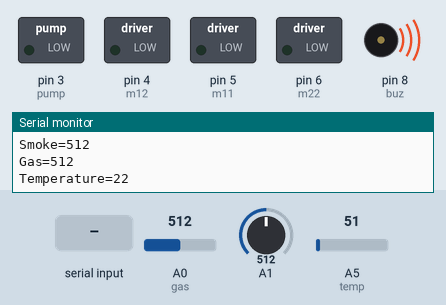
Recording of a sketch running on a simulated Arduino Uno, built with avr-gcc and run on an emulated ATmega328P. Shown: switched loads named in the sketch (green lamp = pin HIGH), buzzer (waves = sounding, pin HIGH), the last lines printed to the serial monitor. The test bench sets the inputs (shaded band); at power-on: A5 (temp) = 51, A0 (gas) = 512, A1 = 512.

Above: at 1.3 s.
1.4 s: A5 (temp) set to 118
4.9 s: A5 (temp) set to 140
At 5.8 s:
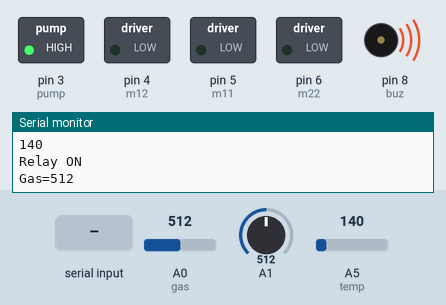
7.0 s: A0 (gas) set to 494
At 7.4 s:
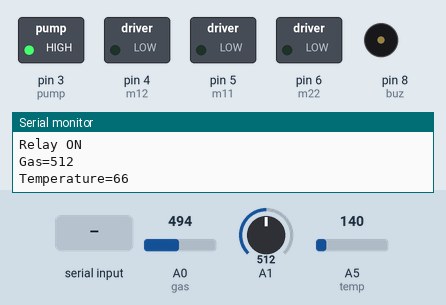
11.1 s: "f" received over Serial
At 12.8 s:
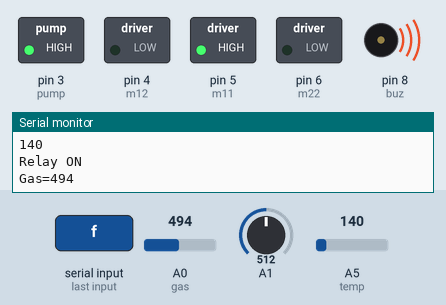
15.2 s: "b" received over Serial
At 16.9 s:
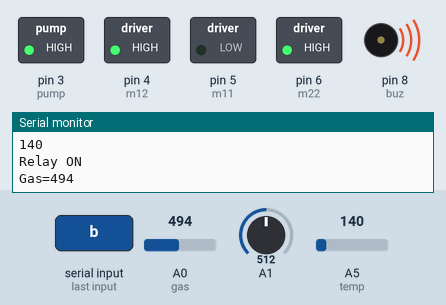
19.3 s: A0 (gas) set to 417
22.8 s: A0 (gas) set to 382
At 24.2 s:
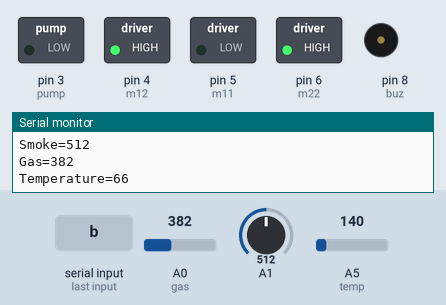
Timing chart, 0 to 25.8 s (numbered marks = the images above; inputs shaded):
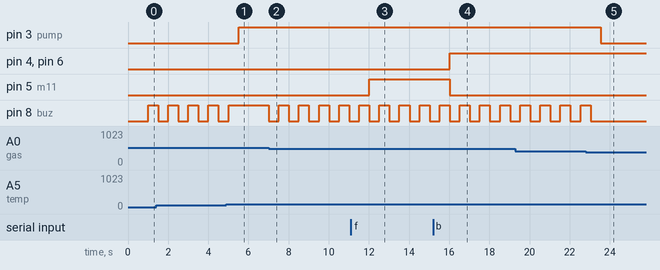

The sketch:

Fire_Fighting_Robot.ino
```cpp
int pump = 3;
int m11=5;
int m12=4;
int m21=7;
int m22=6;
int buz=8;
int gas=A0;
int smoke=A1;
int temp=A5;
char t;


void setup() {
  pinMode(m12,OUTPUT);
  pinMode(m11,OUTPUT);
  pinMode(m22,OUTPUT);
  pinMode(m22,OUTPUT);
  pinMode(buz,OUTPUT);
  pinMode(pump,OUTPUT);
 Serial.begin(9600);

  // put your setup code here, to run once:

}

void loop() {
  int sensorValue = analogRead(A5);
  float temp1=sensorValue*(5.0/1023.0);
  int Temp = temp1*100-2;
  Serial.print("Temperature=");
  Serial.println(Temp);
  delay(500);

  Serial.print("Smoke=");
  Serial.println(analogRead(A1));

  if (analogRead(temp)>130&&analogRead(A0)>400)
  {Serial.println(analogRead(temp));
  digitalWrite(3,1);
  Serial.println("Relay ON");
  digitalWrite(8,1);
  }
  else
  {
  digitalWrite(3,0);
  digitalWrite(8,0);
  }

  Serial.print("Gas=");
  Serial.println(analogRead(gas));
  delay(500);
  Serial.println("");
  if (analogRead(gas)>500)
  digitalWrite(buz,1);
  else
  digitalWrite(buz,0);


if(Serial.available())
t = Serial.read();
if(t == 'f')
{ //move forward
digitalWrite(m11,HIGH);
digitalWrite(m12,LOW);
digitalWrite(m21,HIGH);
digitalWrite(m22,LOW);
}
else if(t == 'b')
{ //move reverse
digitalWrite(m11,LOW);
digitalWrite(m12,HIGH);
digitalWrite(m21,LOW);
digitalWrite(m22,HIGH);
}
else if(t == 'l')
{ //turn left

digitalWrite(m11,HIGH);
digitalWrite(m12,LOW);
digitalWrite(m21,LOW);
digitalWrite(m22,1);
t='s';
}
else if(t == 'r')
{ //turn Right

digitalWrite(m11,LOW);
digitalWrite(m12,1);
digitalWrite(m21,HIGH);
digitalWrite(m22,LOW);
delay(500);
t='s';
}
else if(t == 's')
{ //STOP
digitalWrite(m11,LOW);
digitalWrite(m12,LOW);
digitalWrite(m21,LOW);
digitalWrite(m22,LOW);
}
}
```

Measured:
- the behaviour switches between 130 and 131 on A5 (temp) (found by bisection; images 0 and 1)
- the behaviour switches between 501 and 500 on A0 (gas) (found by bisection; images 1 and 2)
- the behaviour switches between 401 and 400 on A0 (gas) (found by bisection; images 4 and 5)
- after the input at 4.9 s, pin 3 (pump): LOW → HIGH after 0.61 s; pin 8 (buz): goes on until 5.0 s, then stays HIGH
- after the input at 7.0 s, pin 8 (buz): alternates HIGH for 0.50 s and LOW for 0.50 s, starting at once
- after the input at 11.1 s, pin 5 (m11): LOW → HIGH after 0.92 s
- after the input at 15.2 s, pin 4 (m12), pin 6 (m22): LOW → HIGH after 0.83 s; pin 5 (m11): HIGH → LOW after 0.83 s
- after the input at 22.8 s, pin 3 (pump): HIGH → LOW after 0.74 s; pin 8 (buz): goes on until 23.0 s, then stays LOW
